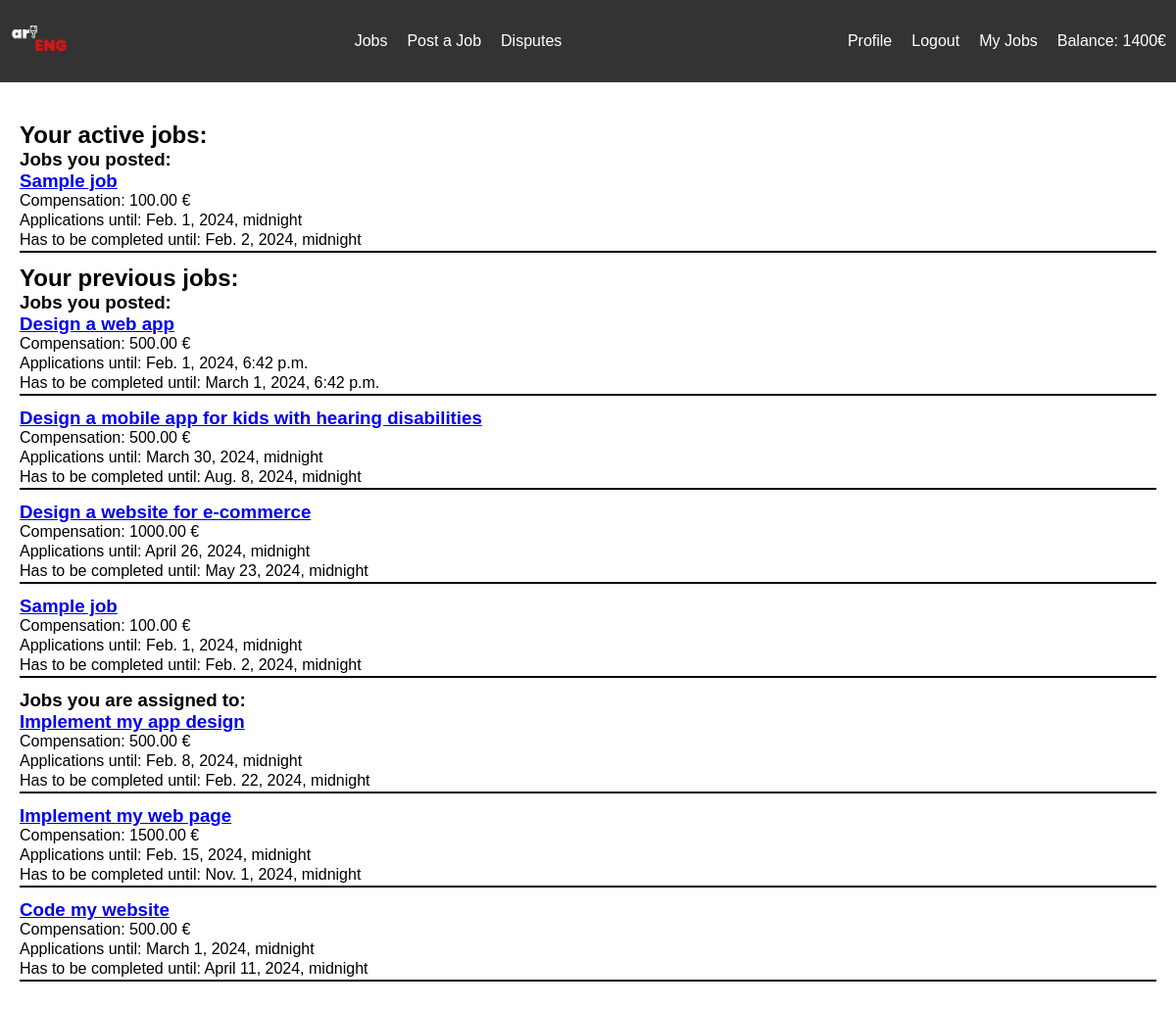
Before: /jobs/my (signed in) with the older database file.
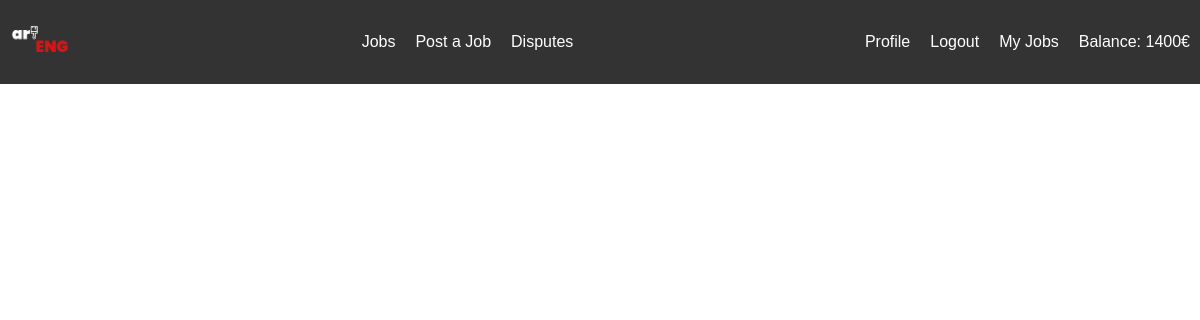
After: the same page with the newer database file.
### jobs/models.py (models this page shows, shortened)
class Job(models.Model):
    job_id = models.AutoField(primary_key=True)
    name = models.CharField(max_length=255)
    description = models.TextField()
    JOB_TYPES = [
        ('engineering', 'Engineering Job'),
        ('art', 'Art Job'),
    ]
    job_type = models.CharField(max_length=20, choices=JOB_TYPES)
    poster = models.ForeignKey(Student, on_delete=models.CASCADE, related_name='posted_jobs')
    assign_deadline = models.DateTimeField()
    completion_deadline = models.DateTimeField()
    assigned_to = models.ForeignKey(Student, on_delete=models.SET_NULL, null=True, blank=True, related_name='assigned_jobs')
    compensation = models.DecimalField(max_digits=10, decimal_places=2)
    is_completed = models.BooleanField(default=False)
    finished_link = models.TextField(default="")
    was_disputed = models.BooleanField(default=False)

### jobs/views.py (the view)
# urls.py: path('jobs/my', my_jobs, name='my_jobs'),
@login_required
def my_jobs(request):
    student = request.user
    assigned_jobs_active = Job.objects.filter(assigned_to=student, is_completed=False)
    posted_jobs_active = Job.objects.filter(poster=student, is_completed=False)
    assigned_jobs_previous = Job.objects.filter(assigned_to=student, is_completed=True)
    posted_jobs_previous = Job.objects.filter(poster=student, is_completed=True)
    context = {
        'student': student,
        'assigned_jobs_active': assigned_jobs_active,
        'posted_jobs_active': posted_jobs_active,
        'posted_jobs_previous': posted_jobs_previous,
        'assigned_jobs_previous': assigned_jobs_previous
        }
    return render(request, 'my_jobs.html', context)

### jobs/templates/my_jobs.html (shortened to what this page needs)
{% extends 'base.html' %}
{% block content %}
  {% if user.is_authenticated %}
    {% if posted_jobs_active or assigned_jobs_active %}
      <h2>Your active jobs:</h2>
      {% if posted_jobs_active %}
        <h3>Jobs you posted: </h3>
        {% for job in posted_jobs_active %}
          <div class="job_listing">
            <h3><a href="{% url 'jobs:job_detail' job.job_id %}">{{ job.name }}</a></h3>
            <p>Compensation: {{ job.compensation }} €</p>
            <p>Applications until: {{ job.assign_deadline }}</p>
            <p>Has to be completed until: {{ job.completion_deadline }}</p>
          </div>
        {% endfor %}
      {% endif %}
    {% endif %}
    {% if posted_jobs_previous or assigned_jobs_previous %}
      <h2>Your previous jobs:</h2>
      {% if posted_jobs_previous %}
        <h3>Jobs you posted: </h3>
        {% for job in posted_jobs_previous %}
          <div class="job_listing">
            <h3><a href="{% url 'jobs:job_detail' job.job_id %}">{{ job.name }}</a></h3>
            <p>Compensation: {{ job.compensation }} €</p>
            <p>Applications until: {{ job.assign_deadline }}</p>
            <p>Has to be completed until: {{ job.completion_deadline }}</p>
          </div>
        {% endfor %}
      {% endif %}
      {% if assigned_jobs_previous %}
        <h3>Jobs you are assigned to: </h3>
        {% for job in assigned_jobs_previous %}
          <div class="job_listing">
            <h3><a href="{% url 'jobs:job_detail' job.job_id %}">{{ job.name }}</a></h3>
            <p>Compensation: {{ job.compensation }} €</p>
            <p>Applications until: {{ job.assign_deadline }}</p>
            <p>Has to be completed until: {{ job.completion_deadline }}</p>
          </div>
        {% endfor %}
      {% endif %}
    {% endif %}
  {% else %}
    <h2>You are not logged in</h2>
  {% endif %}
{% endblock %}

Changed rows visible on the page:
removed Job: name "Sample job", compensation "100.00", assign_deadline "Feb. 1, 2024, midnight", completion_deadline "Feb. 2, 2024, midnight", shown under "Jobs you posted:"
removed Job: name "Design a web app", compensation "500.00", assign_deadline "Feb. 1, 2024, 6:42 p.m.", completion_deadline "March 1, 2024, 6:42 p.m.", shown under "Jobs you posted:"
removed Job: name "Design a mobile app for kids with hearing disabilities", compensation "500.00", assign_deadline "March 30, 2024, midnight", completion_deadline "Aug. 8, 2024, midnight", shown under "Jobs you posted:"
removed Job: name "Design a website for e-commerce", compensation "1000.00", assign_deadline "April 26, 2024, midnight", completion_deadline "May 23, 2024, midnight", shown under "Jobs you posted:"
removed Job: name "Sample job", compensation "100.00", assign_deadline "Feb. 1, 2024, midnight", completion_deadline "Feb. 2, 2024, midnight", shown under "Jobs you posted:"
removed Job: name "Implement my app design", compensation "500.00", assign_deadline "Feb. 8, 2024, midnight", completion_deadline "Feb. 22, 2024, midnight", shown under "Jobs you are assigned to:"
removed Job: name "Implement my web page", compensation "1500.00", assign_deadline "Feb. 15, 2024, midnight", completion_deadline "Nov. 1, 2024, midnight", shown under "Jobs you are assigned to:"
removed Job: name "Code my website", compensation "500.00", assign_deadline "March 1, 2024, midnight", completion_deadline "April 11, 2024, midnight", shown under "Jobs you are assigned to:"
Other visible differences:
text no longer shown: "Your active jobs: Jobs you posted: Your previous jobs: Jobs you posted: Jobs you are assigned to:"
